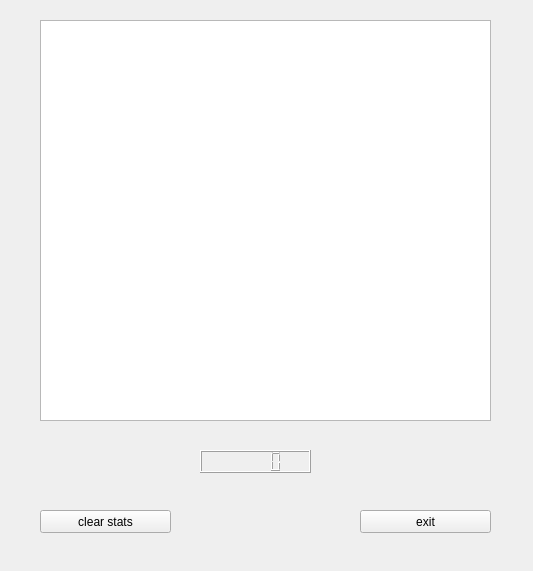
<?xml version="1.0" encoding="UTF-8"?>
<ui version="4.0">
 <class>field</class>
 <widget class="QWidget" name="field">
  <property name="geometry">
   <rect>
    <x>0</x>
    <y>0</y>
    <width>533</width>
    <height>571</height>
   </rect>
  </property>
  <property name="windowTitle">
   <string>field</string>
  </property>
  <widget class="QGraphicsView" name="graphicsView">
   <property name="enabled">
    <bool>true</bool>
   </property>
   <property name="geometry">
    <rect>
     <x>40</x>
     <y>20</y>
     <width>451</width>
     <height>401</height>
    </rect>
   </property>
  </widget>
  <widget class="QPushButton" name="clear">
   <property name="geometry">
    <rect>
     <x>40</x>
     <y>510</y>
     <width>131</width>
     <height>23</height>
    </rect>
   </property>
   <property name="text">
    <string>clear stats</string>
   </property>
  </widget>
  <widget class="QPushButton" name="exit">
   <property name="geometry">
    <rect>
     <x>360</x>
     <y>510</y>
     <width>131</width>
     <height>23</height>
    </rect>
   </property>
   <property name="text">
    <string>exit</string>
   </property>
  </widget>
  <widget class="QLCDNumber" name="score">
   <property name="geometry">
    <rect>
     <x>200</x>
     <y>450</y>
     <width>111</width>
     <height>23</height>
    </rect>
   </property>
   <property name="styleSheet">
    <string notr="true">color: rgb(0, 255, 0);</string>
   </property>
  </widget>
 </widget>
 <layoutdefault spacing="6" margin="11"/>
 <resources/>
 <connections/>
</ui>
